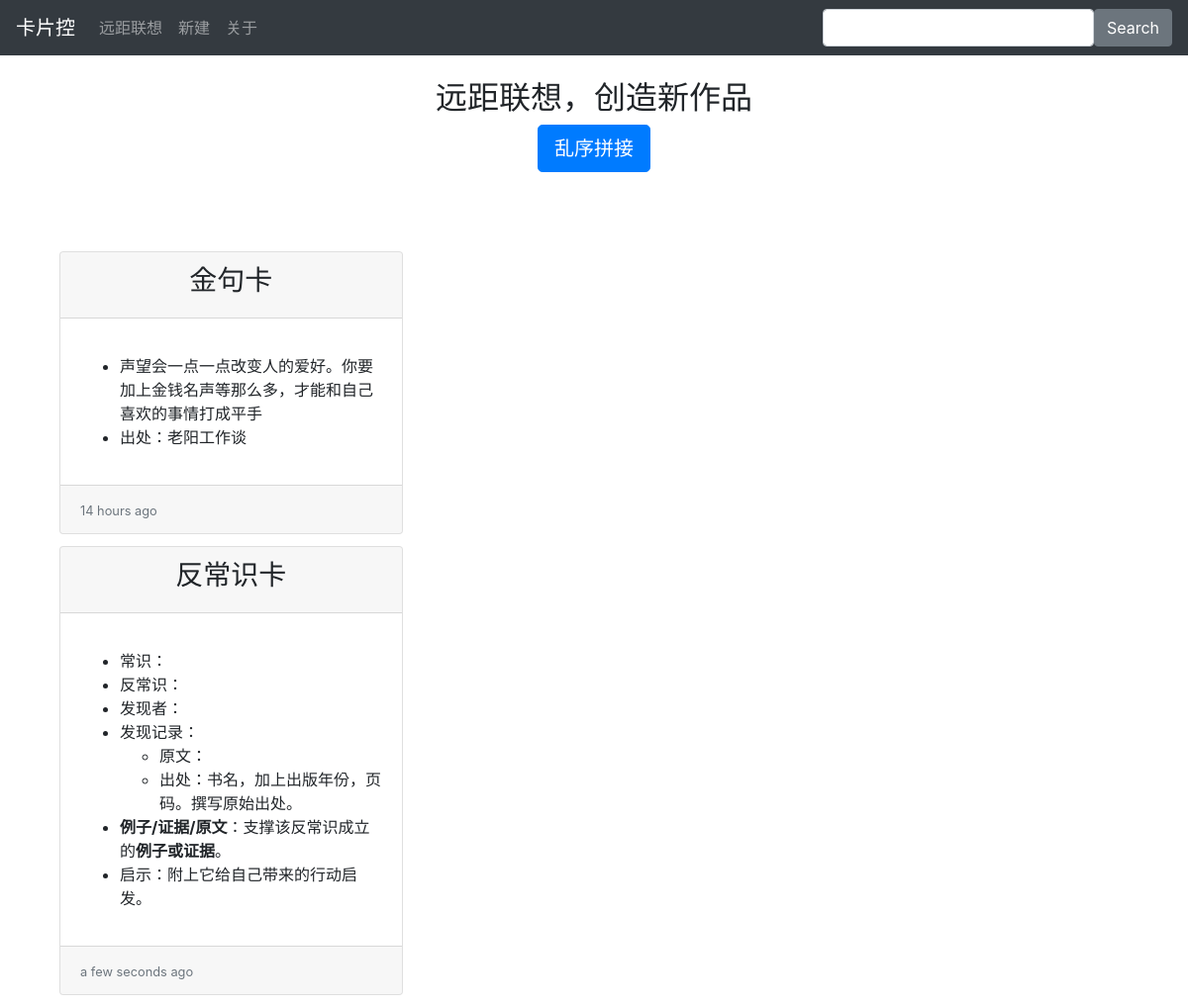
The page /show_all on the database its author committed.
### card.py (models this page shows, shortened)
class Card(db.Model):
    __tablename__ = 'cards'
    id = db.Column(db.Integer , primary_key = True)
    title = db.Column(db.String(60))
    body = db.Column(db.String(350))
    timestamp = db.Column(db.DateTime, index=True)
    body_html = db. Column(db.Text)

### card.py (the view)
@app.route('/show_all', methods=['GET', 'POST'])
def show_all():
    print(request.args.get("shuffle"))
    print(request)
    print(request.args)
    if request.args.get("shuffle") == "乱序拼接":
        cards = Card.query.order_by(func.random()).all()
    else:
        cards = Card.query.order_by(Card.timestamp.desc()).all()
    return render_template('show_all.html', cards =cards)

### templates/show_all.html (shortened to what this page needs)
{% extends "base.html" %}
{% block page_content %}
<div class="page-header text-center">
    <h2>远距联想，创造新作品</h2>
    <form>
      <input type="submit" name="shuffle" value = "乱序拼接" class="btn btn-primary btn-lg margin-top:2rem" ></input>
    </form>
</div>
<div class="container-fluid" style="margin-top:5rem;">
    <div class="card-columns">
        {% for card in cards %}
        <div class="card ">
            <div class="card-header  text-center"><h3>{{card.title}}</h3></div>
            <div class="card-body">
                <p class="card-text">{{ card.body_html | markdown }}</p>
            </div>
            <div class="card-footer"><small class="text-muted">{{ moment(card.timestamp).fromNow()}}</small></div>
        </div>
        {% endfor %}
    </div>
</div>
{% endblock %}

### rows shown on the page
Card: title "金句卡", body_html "声望会一点一点改变人的爱好。你要加上金钱名声等那么多，才能和自己喜欢的事情打成平手 出处：老阳工作谈", timestamp "14 hours ago"
Card: title "反常识卡", body_html "常识： 反常识： 发现者： 发现记录： 原文： 出处：书名，加上出版年份，页码。撰写原始出处。 例子/证据/原文 ：支撑该反常识成立的 例子或证据 。 启示：附上它给自己带来的行动启发。", timestamp "a few seconds ago"
